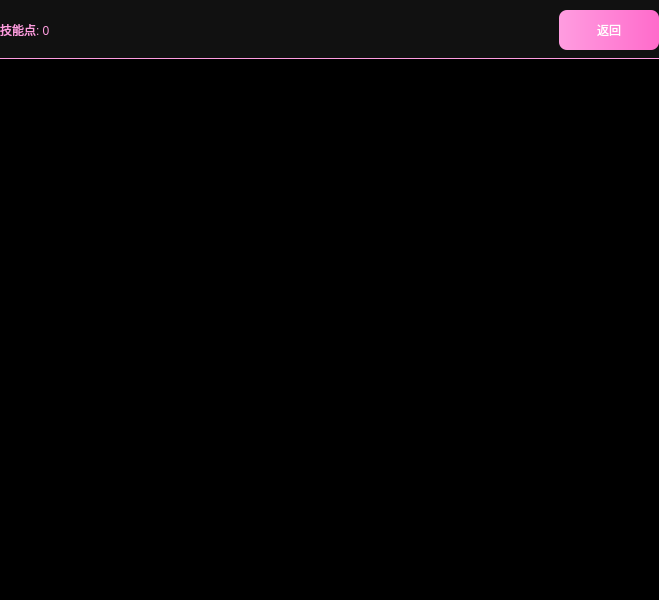
<?xml version="1.0" encoding="UTF-8"?>
<ui version="4.0">
 <class>SkillTreePage</class>
 <widget class="QWidget" name="SkillTreePage">
  <property name="geometry">
   <rect>
    <x>0</x>
    <y>0</y>
    <width>659</width>
    <height>600</height>
   </rect>
  </property>
  <property name="windowTitle">
   <string>技能树</string>
  </property>
  <property name="styleSheet">
   <string notr="true">QWidget {
    background-color: #000000;  <!-- 改为黑色 -->
}
QLabel {
    color: #ffffff;
    font-family: 'Microsoft YaHei';
}
QPushButton {
    border-radius: 8px;
    font: bold 10pt 'Microsoft YaHei';
}</string>
  </property>
  <widget class="QWidget" name="topBar" native="true">
   <property name="geometry">
    <rect>
     <x>0</x>
     <y>0</y>
     <width>659</width>
     <height>60</height>
    </rect>
   </property>
   <property name="styleSheet">
    <string notr="true">background:#111; border-bottom:2px solid #ff9de0;</string>
   </property>
   <layout class="QHBoxLayout" name="horizontalLayout">
    <item>
     <widget class="QLabel" name="labelSkillPoints">
      <property name="styleSheet">
       <string notr="true">color:#ff9de0; font:bold 18pt 'Microsoft YaHei';</string>
      </property>
      <property name="text">
       <string>技能点: 0</string>
      </property>
     </widget>
    </item>
    <item>
     <spacer name="horizontalSpacer">
      <property name="orientation">
       <enum>Qt::Orientation::Horizontal</enum>
      </property>
      <property name="sizeHint" stdset="0">
       <size>
        <width>36</width>
        <height>20</height>
       </size>
      </property>
     </spacer>
    </item>
    <item>
     <widget class="QPushButton" name="btnBack">
      <property name="minimumSize">
       <size>
        <width>100</width>
        <height>40</height>
       </size>
      </property>
      <property name="styleSheet">
       <string notr="true">QPushButton{
    color:#fff;
    font:14pt 'Microsoft YaHei';
    border:none;
    border-radius:8px;
    background:qlineargradient(x1:0,y1:0,x2:1,y2:0, stop:0 #ff9de0, stop:1 #ff6bcb);
}
QPushButton:hover{
    background:qlineargradient(x1:0,y1:0,x2:1,y2:0, stop:0 #ff6bcb, stop:1 #ff4fa5);
}
QPushButton:pressed{
    background:qlineargradient(x1:0,y1:0,x2:1,y2:0, stop:0 #ff4fa5, stop:1 #e0438c);
}</string>
      </property>
      <property name="text">
       <string>返回</string>
      </property>
     </widget>
    </item>
   </layout>
  </widget>
  <widget class="QScrollArea" name="scrollArea">
   <property name="geometry">
    <rect>
     <x>0</x>
     <y>59</y>
     <width>661</width>
     <height>541</height>
    </rect>
   </property>
   <property name="widgetResizable">
    <bool>true</bool>
   </property>
   <widget class="QWidget" name="scrollAreaWidgetContents">
    <property name="geometry">
     <rect>
      <x>0</x>
      <y>0</y>
      <width>659</width>
      <height>539</height>
     </rect>
    </property>
    <layout class="QVBoxLayout" name="skillTreeLayout">
     <property name="spacing">
      <number>0</number>
     </property>
     <property name="leftMargin">
      <number>0</number>
     </property>
     <property name="topMargin">
      <number>0</number>
     </property>
     <property name="rightMargin">
      <number>0</number>
     </property>
     <property name="bottomMargin">
      <number>0</number>
     </property>
    </layout>
   </widget>
  </widget>
 </widget>
 <resources/>
 <connections/>
</ui>
